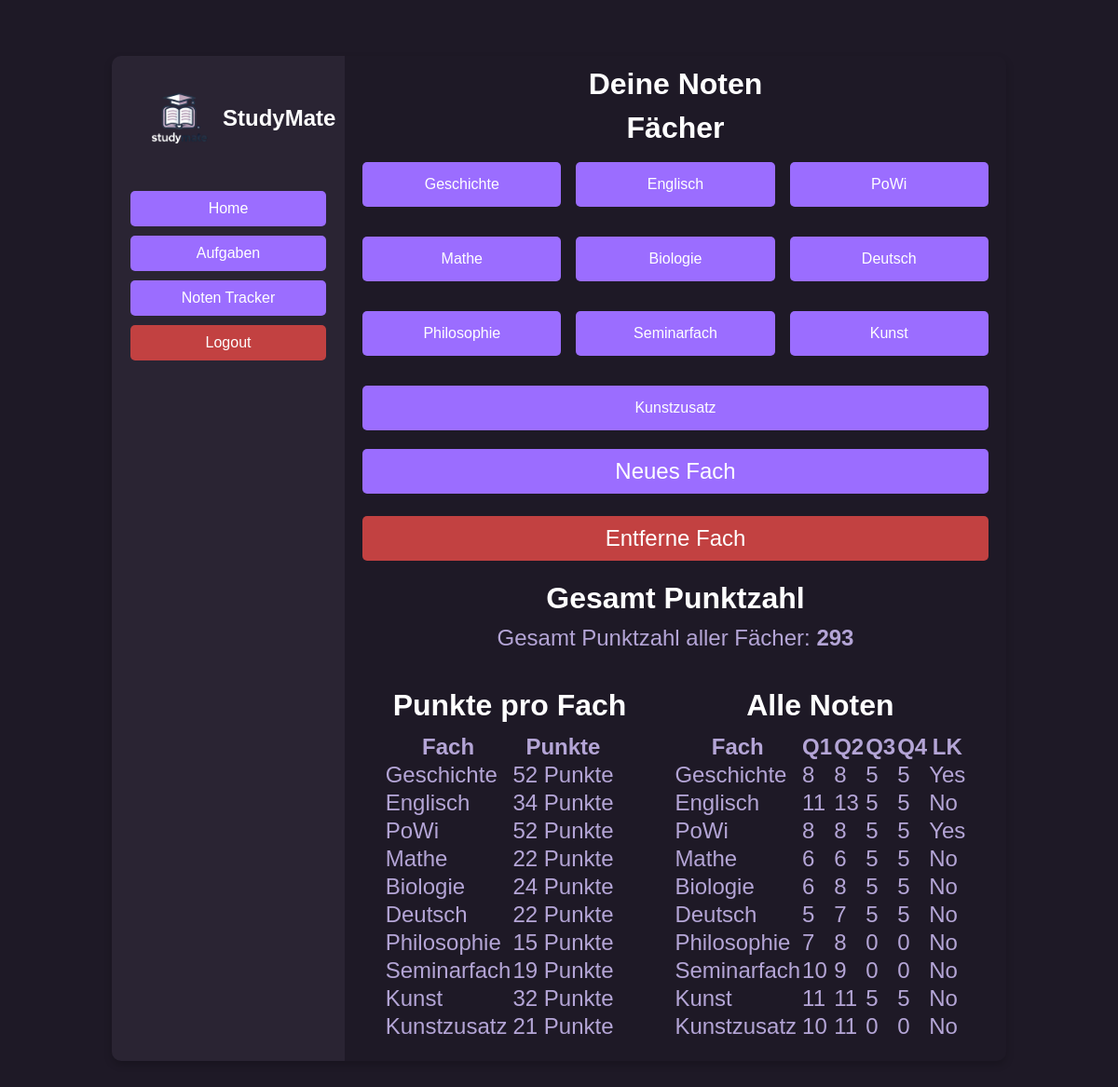
The page /grades (signed in) on the database its author committed.
### app/models.py (models this page shows)
class Grade(db.Model):
    id = db.Column(db.Integer, primary_key=True)
    subject = db.Column(db.String(100), nullable=False)
    q1 = db.Column(db.Integer, default=0)
    q2 = db.Column(db.Integer, default=0)
    q3 = db.Column(db.Integer, default=0)
    q4 = db.Column(db.Integer, default=0)
    is_lk = db.Column(db.Boolean, default=False)  # New field for LK status
    user_id = db.Column(db.Integer, db.ForeignKey('user.id'), nullable=False)
    def calculate_total_points(self):
        total = self.q1 + self.q2 + self.q3 + self.q4
        return total * 2 if self.is_lk else total  # Weight by 2 if LK

### app/routes.py (the view, shortened to what this page needs)
@main.route('/grades', methods=['GET', 'POST'])
@login_required
def grades():
    grades = Grade.query.filter_by(user_id=current_user.id).all()
    subject_points = {}
    total_points = 0
    for grade in grades:
        subject_total = grade.calculate_total_points()
        total_points += subject_total
        if grade.subject not in subject_points:
            subject_points[grade.subject] = 0
        subject_points[grade.subject] += subject_total
    csrf_token = generate_csrf()
    return render_template('grades.html', grades=grades, total_points=total_points, subject_points=subject_points, csrf_token=csrf_token)

### app/__init__.py (called while the page is built)
@login_manager.user_loader
def load_user(user_id):
    return User.query.get(int(user_id))

### app/templates/grades.html (shortened to what this page needs)
{% extends "base.html" %}
{% block content %}
<h1>Deine Noten</h1>
<h1>Fächer</h1>
<div class="subjects-grid grades">
    {% for subject in grades %}
    <button class="btn btn-primary subject-button" onclick="showGradeForm('{{ subject.subject }}')">{{ subject.subject }}</button>
    {% endfor %}
</div>
<button class="btn btn-primary btn-success" onclick="openSubjectModal()">Neues Fach</button>
<button class="btn btn-delete" onclick="openDeleteModal()">Entferne Fach</button>
<h1>Gesamt Punktzahl</h1>
<p class="total-points">Gesamt Punktzahl aller Fächer: <strong>{{ total_points }}</strong></p>
<div class="grading-container">
<div class="subject_points">
<h1> Punkte pro Fach </h1>
<table>
    <thead>
        <tr>
            <th>Fach</th>
            <th>Punkte</th>
        </tr>
    </thead>
    <tbody>
        {% for subject, points in subject_points.items() %}
        <tr>
            <td>{{ subject }}</td>
            <td>{{ points }} Punkte</td>
        </tr>
        {% endfor %}
    </tbody>
</table>
</div>
<div class="all_grades">
<h1> Alle Noten </h1>
<table class="table">
    <thead>
        <tr>
            <th>Fach</th>
            <th>Q1</th>
            <th>Q2</th>
            <th>Q3</th>
            <th>Q4</th>
            <th>LK</th>
        </tr>
    </thead>
    <tbody>
        {% for grade in grades %}
        <tr>
            <td>{{ grade.subject }}</td>
            <td>{{ grade.q1 }}</td>
            <td>{{ grade.q2 }}</td>
            <td>{{ grade.q3 }}</td>
            <td>{{ grade.q4 }}</td>
            <td>{{ 'Yes' if grade.is_lk else 'No' }}</td>
        </tr>
        {% endfor %}
    </tbody>
</table>
</div>
</div>
{% endblock %}

### app/static/style.css (style rules this page uses)
:root { --primary-purple: #9b6dff; --primary-hover: #8557f7; --dark-bg: #1e1926; --sidebar-bg: #2a2433; --card-bg: #332b3d; --text-primary: #ffffff; --text-secondary: #e0d5ff; --text-muted: #b4a5d6; --border-color: #3d3447; --alert-color: rgb(194, 65, 65); }
* { margin: 0; padding: 0; box-sizing: border-box; font-family: Arial, sans-serif; }
body { height: 100vh; display: flex; justify-content: center; align-items: center; background-color: var(--dark-bg); }
.subjects-grid { display: grid; grid-template-columns: repeat(auto-fill, minmax(250px, 1fr)); gap: 1rem; }
h1 { text-align: center; color: var(--text-primary); margin: 10px; }
button { width: 100%; height: 50px; padding: 15px; font-size: 1.2rem; background-color: var(--primary-purple); color: var(--text-primary); border: none; border-radius: 5px; cursor: pointer; transition: background-color 0.3s ease; }
.btn { display: inline-block; padding: 10px 20px; margin: 0.5em 0 0.5em 0; border: none; border-radius: 5px; text-align: center; cursor: pointer; text-decoration: none; transition: background-color 0.3s ease; width: 100%; height: 3rem; font-size: 1.5em; }
.btn-primary { background-color: var(--primary-purple); color: var(--text-primary); }
.btn-delete { background-color: var(--alert-color); color: var(--text-primary); }
.subject-button { flex: 1 1 calc(25% - 1rem); min-width: 200px; padding: 15px; font-size: 16px; border-radius: 5px; text-align: center; transition: background-color 0.3s; }
.grades { display: flex; flex-wrap: wrap; justify-content: space-between; gap: 1rem; }
p { color: var(--text-muted); font-size: 1.5em; margin: 10px; }
table { color: var(--text-muted); font-size: 1.5em; }
.grading-container { display: flex; justify-content: center; }
.subject_points { margin: 20px; }
.all_grades { margin: 20px; }
.total-points { text-align: center; margin-top: 10px; }

### rows shown on the page
Grade: subject "Geschichte", points "52", q1 "8", q2 "8", q3 "5", q4 "5", is_lk "Yes"
Grade: subject "Englisch", points "34", q1 "11", q2 "13", q3 "5", q4 "5", is_lk "No"
Grade: subject "PoWi", points "52", q1 "8", q2 "8", q3 "5", q4 "5", is_lk "Yes"
Grade: subject "Mathe", points "22", q1 "6", q2 "6", q3 "5", q4 "5", is_lk "No"
Grade: subject "Biologie", points "24", q1 "6", q2 "8", q3 "5", q4 "5", is_lk "No"
Grade: subject "Deutsch", points "22", q1 "5", q2 "7", q3 "5", q4 "5", is_lk "No"
Grade: subject "Philosophie", id "15", q1 "7", q2 "8", q3 "0", q4 "0", is_lk "No"
Grade: subject "Seminarfach", points "19", q1 "10", q2 "9", q3 "0", q4 "0", is_lk "No"
Grade: subject "Kunst", points "32", q1 "11", q2 "11", q3 "5", q4 "5", is_lk "No"
Grade: subject "Kunstzusatz", points "21", q1 "10", q2 "11", q3 "0", q4 "0", is_lk "No"

### other values the page prints
{{ total_points }} "293"
